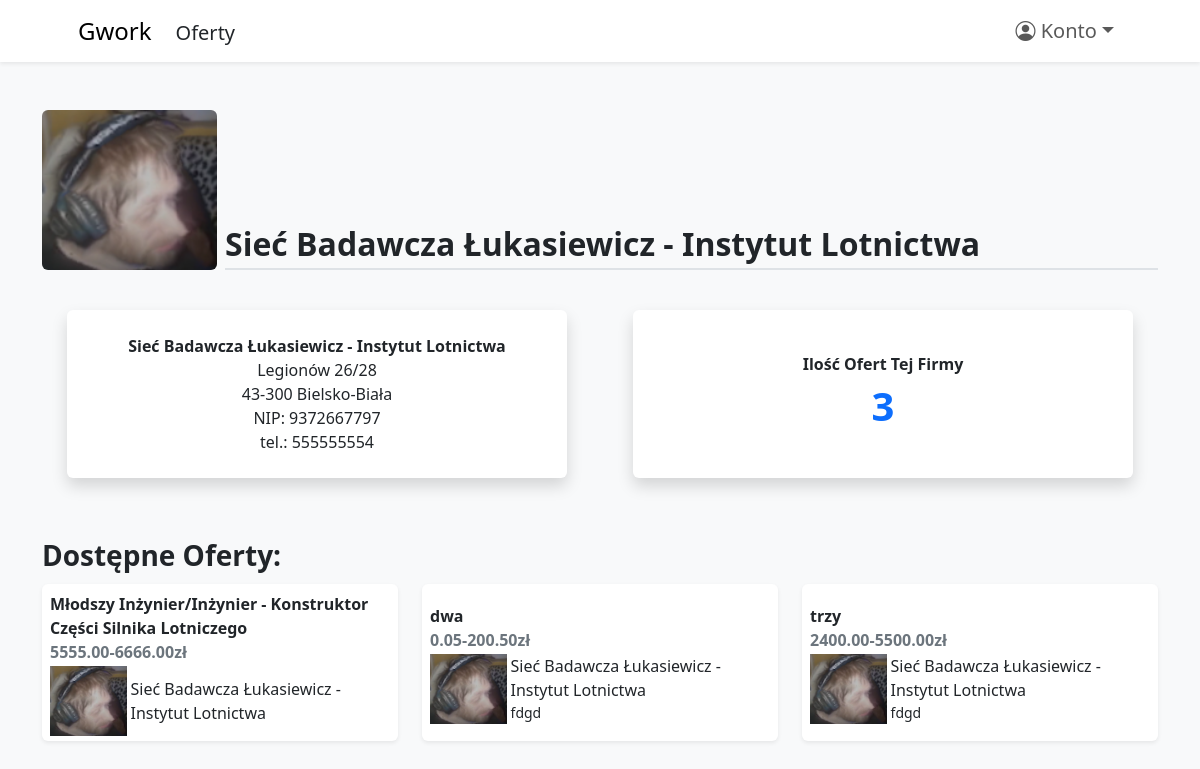
Page /firm/firm.php?id=8 on the committed database.
### tables this page shows
CREATE TABLE `firma` (
  `firma_id` int(11) NOT NULL,
  `nazwa` varchar(255) NOT NULL,
  `logo` text NOT NULL,
  `nip` varchar(10) NOT NULL,
  `adres` varchar(255) NOT NULL,
  `kod_pocztowy` varchar(6) NOT NULL,
  `miasto` varchar(100) NOT NULL,
  `telefon` varchar(15) NOT NULL
);

CREATE TABLE `ogloszenie` (
  `ogloszenie_id` int(11) NOT NULL,
  `firma_id` int(11) NOT NULL,
  `stanowisko` varchar(300) NOT NULL,
  `waznosc` date NOT NULL,
  `ogloszenie_adres` varchar(200) NOT NULL,
  `ogloszenie_kod_pocztowy` varchar(200) NOT NULL,
  `ogloszenie_miasto` varchar(200) NOT NULL,
  `wynagrodzenie_od` decimal(11,2) NOT NULL,
  `wynagrodzenie_do` decimal(11,2) NOT NULL,
  `kategoria_id` int(11) NOT NULL,
  `rodzaj_umowy_id` int(11) NOT NULL,
  `poziom_stanowiska_id` int(11) NOT NULL,
  `wymiar_pracy_id` int(11) NOT NULL,
  `tryb_pracy_id` int(11) NOT NULL,
  `obowiazki` longtext NOT NULL CHECK (json_valid(`obowiazki`)),
  `wymagania` longtext NOT NULL CHECK (json_valid(`wymagania`))
);

### database.php (called while the page is built, shortened)
<?php
    $protocol = stripos($_SERVER['SERVER_PROTOCOL'],'https') === 0 ? 'https://' : 'http://';
?>

### firm/firm.php (the view, shortened to what this page needs)
<?php
    require_once($_SERVER['DOCUMENT_ROOT'].'/gwork/database.php');
    if(isset($_GET['id'])){
        $query = $db->prepare("SELECT * FROM firma WHERE firma_id = :firma_id");
        $query->bindValue(':firma_id', $_GET['id'], PDO::PARAM_INT);
        $query->execute();
        $firm = $query->fetch();
    }
    else{
        redirectToPreviousPage();
    }
?>
<!DOCTYPE html>
<html lang="en">
<head>
    <link rel="stylesheet" href="<?=$protocol.$_SERVER['HTTP_HOST']."/gwork/style.css"?>">
</head>
<body class="bg-light">
    <?php require_once($_SERVER['DOCUMENT_ROOT'].'/gwork/create_navbar.php');?>
    <div class="container mt-5">
        <div class="d-flex align-items-end">
            <div style="height: 160px !important">
                <img src="<?=$protocol.$_SERVER['HTTP_HOST'].'/gwork'.$firm['logo']?>" alt="<?=$firm['nazwa']?>" class="h-100 rounded me-2">
            </div>
            <div class="d-flex justify-content-between align-items-end border-bottom border-2 w-100">
                <span class="fs-2 fw-bold"><?=$firm['nazwa']?></span>
            </div>
        </div>
        <div class="row mt-4 g-3">
            <div class="col-md-6">
                <div class="d-flex flex-column mx-auto bg-white rounded shadow p-4 text-center" style="max-width: 500px;">
                    <span class="fw-bold"><?=$firm['nazwa']?></span>
                    <span><?=$firm['adres']?></span>
                    <span><?=$firm['kod_pocztowy'].' '.$firm['miasto']?></span>
                    <span>NIP: <span><?=$firm['nip']?></span></span>
                    <span>tel.: <span><?=$firm['telefon']?></span></span>
                </div>
            </div>
            <div class="col-md-6">
                <div class="d-flex flex-column justify-content-center mx-auto bg-white rounded shadow p-4 text-center h-100" style="max-width: 500px;">
                    <span class="fw-bold">Ilość Ofert Tej Firmy</span>
                    <?php
                        $query = $db->prepare("SELECT COUNT(*) FROM ogloszenie WHERE firma_id = :firma_id");
                        $query->bindValue(':firma_id', $_GET['id'], PDO::PARAM_INT);
                        $query->execute();
                        $offers_count = $query->fetch();
                        echo '<span class="text-primary fw-bold fs-1">'.$offers_count['COUNT(*)'].'</span>';
                    ?>
                </div>
            </div>
        </div>
        <div class="row mt-5 gy-2">
            <div class="col-12">
                <span class="fs-3 fw-bold">Dostępne Oferty:</span>
            </div>
            <?php
                $query = $db->prepare("SELECT * FROM ogloszenie WHERE firma_id = :firma_id");
                $query->bindValue(':firma_id', $_GET['id'], PDO::PARAM_INT);
                $query->execute();
                while($offer = $query->fetch()){
                    echo'
                        <div class="col-sm-12 col-md-6 col-lg-4">
                            <a class="text-dark text-decoration-none" href="'.$protocol.$_SERVER['HTTP_HOST'].'/gwork/offer/offer.php?id='.$offer['ogloszenie_id'].'">
                                <div class="rounded bg-white shadow-sm w-100 h-100 p-2 d-flex flex-column justify-content-center">
                                    <div class="d-flex">
                                        <span class="fw-bold text-wrap">'.$offer['stanowisko'].'</span>
                                    </div>
                                    <span class="fw-bold text-secondary">'.$offer['wynagrodzenie_od'].'-'.$offer['wynagrodzenie_do'].'zł</span>
                                    <div class="d-flex align-items-center mt-1" style="height: 65px;">
                                        <img src="'.$protocol.$_SERVER['HTTP_HOST'].'/gwork/'.$firm['logo'].'" alt="'.$firm['nazwa'].'" class="img-fluid" style="max-height: 70px">
                                        <div class="d-flex flex-column ms-1">
                                            <span>'.$firm['nazwa'].'</span>
                                            <span class="fs-7">'.$offer['ogloszenie_miasto'].'</span>
                                        </div>
                                    </div>
                                </div>
                            </a>
                        </div>
                    ';
                }
            ?>
        </div>
    </div>
    <link href="https://cdn.jsdelivr.net/npm/bootstrap@5.3.2/dist/css/bootstrap.min.css" rel="stylesheet">
    <link rel="stylesheet" href="https://cdn.jsdelivr.net/npm/bootstrap-icons@1.11.2/font/bootstrap-icons.min.css">
</body>
</html>

### style.css (style rules this page uses)
.fs-7 { font-size: 14px; }

### rows in the picture
firma: logo (picture), nazwa "Sieć Badawcza Łukasiewicz - Instytut Lotnictwa", adres "Legionów 26/28", kod_pocztowy "43-300", miasto "Bielsko-Biała", nip "9372667797", telefon "555555554"
ogloszenie: stanowisko "Młodszy Inżynier/Inżynier - Konstruktor Części Silnika Lotniczego", wynagrodzenie_od "5555.00", wynagrodzenie_do "6666.00", firma.logo (picture), firma.nazwa "Sieć Badawcza Łukasiewicz - Instytut Lotnictwa"
ogloszenie: stanowisko "dwa", wynagrodzenie_od "0.05", wynagrodzenie_do "200.50", firma.logo (picture), firma.nazwa "Sieć Badawcza Łukasiewicz - Instytut Lotnictwa", ogloszenie_miasto "fdgd"
ogloszenie: stanowisko "trzy", wynagrodzenie_od "2400.00", wynagrodzenie_do "5500.00", firma.logo (picture), firma.nazwa "Sieć Badawcza Łukasiewicz - Instytut Lotnictwa", ogloszenie_miasto "fdgd"

### other values in the picture
$offers_count['COUNT(*)'] "3"
